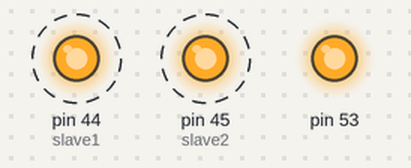
A sketch run on a simulated Arduino Mega 2560, built with avr-gcc and run on an emulated ATmega2560. Shown: output pins drawn as LEDs (lit = HIGH). Dashed ring = blinking. What the sketch prints to the serial monitor is not drawn.

Above: at 0.5 s.
Timing chart, 0 to 4.9 s (numbered marks = the images above):
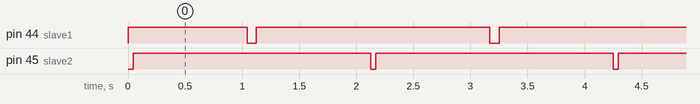

The sketch:

master.ino
```cpp
#include <SPI.h>

#define DATA1 " Hello Mohammad\r"
#define DATA2 "Mohammad\r"
const int slave1 = 44, slave2 = 45;

void dataTransform(const char *data) {
  for (const char *i = data ; char ch = *i; i++) {
    SPI.transfer(ch);
    Serial.print(ch);
    delay(5);
  }
  Serial.println();
}

void setup() {
  Serial.begin(9600);
  Serial.println("Master:");
  pinMode(slave1, OUTPUT);
  digitalWrite(slave1, HIGH);
  pinMode(slave2, OUTPUT);
  digitalWrite(slave2, HIGH);
  SPI.begin();
}
void loop() {
  digitalWrite(slave2, LOW);
  dataTransform(DATA2);
  digitalWrite(slave2, HIGH);
  delay(1000);
  digitalWrite(slave1, LOW);
  dataTransform(DATA1);
  digitalWrite(slave1, HIGH);
  delay(1000);
}
```

Measured:
- by itself, pin 44 (slave1): alternates HIGH for 2.0 s and LOW for 0.08 s
- by itself, pin 45 (slave2): alternates HIGH for 2.1 s and LOW for 0.05 s
- by itself, everything shown: repeats every 2.1 s, in 4 steps
